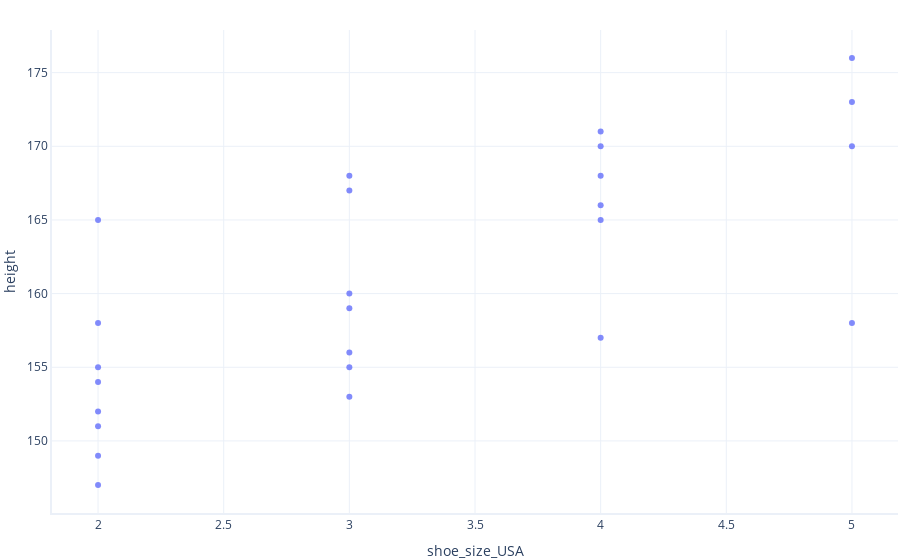

Notebook code cell kept with this figure:
### Markdown cell above
## Creating New Columns

The graph above shows the relationship we want to investigate for our shoe store, but the units are all wrong - we sell shoes in US sizes! How can we view these shoe sizes in US sizes?

To do this, we will need to create a new column - `shoe_size_USA` - and put that on the X axis instead.

Creating new columns uses very similar syntax to what we've seen before.

### Code cell
# Convert shoe sizes from European men's to USA men's sizes 
# and save the result to a new column
data_smaller_feet['shoe_size_USA'] = data_smaller_feet.shoe_size_eu - 33

# Show a graph of min temperature by day of the year
plotly.express.scatter(data_smaller_feet, x="shoe_size_USA", y="height")

### Figure 1 — Plotly figure (JSON) as saved in the notebook; plotly's stock layout.template omitted (floating-point values rounded to 4 significant figures)
{"data": [{"hovertemplate": "shoe_size_USA=%{x}<br>height=%{y}<extra></extra>", "legendgroup": "", "marker": {"color": "#636efa", "symbol": "circle"}, "mode": "markers", "name": "", "orientation": "v", "showlegend": false, "type": "scatter", "x": [5, 4, 5, 2, 4, 3, 2, 3, 5, 3, 3, 2, 5, 4, 2, 3, 2, 4, 2, 3, 4, 4, 2, 3, 2], "xaxis": "x", "y": [173, 157, 170, 155, 166, 159, 147, 167, 158, 168, 153, 149, 176, 165, 151, 155, 158, 168, 165, 160, 170, 171, 152, 156, 154], "yaxis": "y"}], "layout": {"legend": {"tracegroupgap": 0}, "xaxis": {"anchor": "y", "domain": [0, 1], "title": {"text": "shoe_size_USA"}}, "yaxis": {"anchor": "x", "domain": [0, 1], "title": {"text": "height"}}}}
